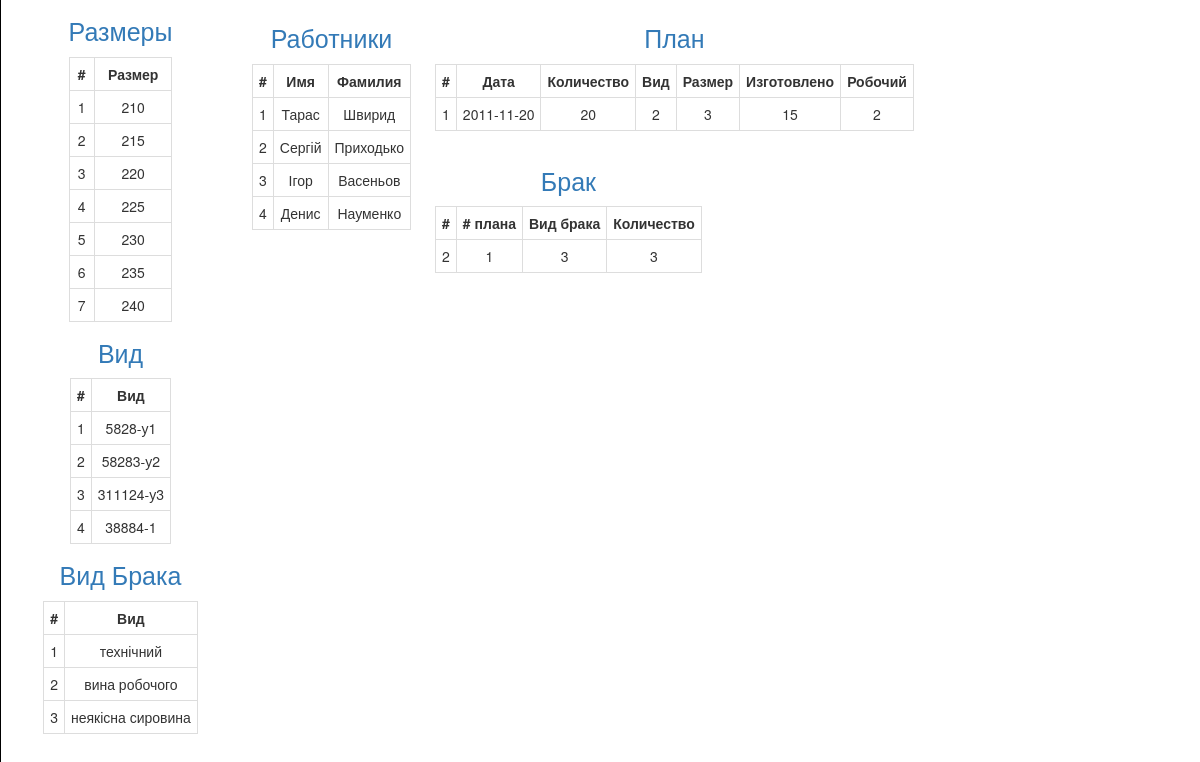
The page / on the database its author committed.
### tables this page shows
CREATE TABLE `worker` (
  `id_worker` int(11) NOT NULL,
  `name` varchar(20) NOT NULL,
  `second_name` varchar(20) NOT NULL
);

CREATE TABLE `plan` (
  `id_plan` int(8) NOT NULL,
  `date` date DEFAULT NULL,
  `amount_to_develop` int(8) DEFAULT NULL,
  `id_style` int(2) DEFAULT NULL,
  `id_size` int(2) DEFAULT NULL,
  `manufactured` int(8) NOT NULL,
  `id_worker` int(8) DEFAULT NULL
);

CREATE TABLE `defect` (
  `id_defect` int(11) NOT NULL,
  `id_plan` int(11) NOT NULL,
  `id_defect_type` int(11) NOT NULL,
  `amount` int(11) NOT NULL
);

CREATE TABLE `size` (
  `id_size` int(11) NOT NULL,
  `size` int(11) NOT NULL
);

CREATE TABLE `style` (
  `id_style` int(11) NOT NULL,
  `style` varchar(15) NOT NULL
);

CREATE TABLE `defect_type` (
  `id_defect_type` int(11) NOT NULL,
  `defect_type` varchar(20) NOT NULL DEFAULT ''
);

### app/core/View.php (called while the page is built)
<?php
class View
{
    function generate($content_view, $template_view, $data = null)
    {
        include 'app/views/'.$template_view;
    }
}

### app/controllers/ControllerMain.php (called while the page is built, shortened)
<?php
class ControllerMain extends Controller
{
    public function __construct()
    {
        $this->model = new ModelMain();
    }
    public function actionIndex()
    {
        $data = $this->model->getDataAll();
        $this->view->generate('MainView.php', 'TemplateView.php',$data);
    }
}

### app/bootstrap.php (called while the page is built, shortened)
<?php
require_once 'core/view.php';
require_once 'core/route.php';
require_once 'classes/DB.php';
Route::start();

### index.php (called while the page is built, shortened)
<?php
require_once 'app/bootstrap.php';

### classes/DB.php (called while the page is built, shortened)
<?php
class DB
{
    private $host = 'localhost';
    private $user = 'root';
    private $pass = 'root';
    private $base = 'kursach';
    public $mysqli;
    public function __construct()
    {
        $this->mysqli = new mysqli($this->host, $this->user, $this->pass, $this->base);
        $this->mysqli->query('SET NAMES utf8');
    }
    public function getAllFrom($table)
    {
        $sql = "SELECT * FROM " . $table;
        $result = mysqli_query($this->mysqli, $sql);
        for ($i = 0; $i < $result->num_rows; $i++) {
            $row[] = $result->fetch_assoc();
        }
        return $row;
    }
    public function getAll()
    {
        $row['worker'] = $this->getAllFrom('worker');
        $row['size'] = $this->getAllFrom('size');
        $row['style'] = $this->getAllFrom('style');
        $row['plan'] = $this->getAllFrom('plan');
        $row['defect'] = $this->getAllFrom('defect');
        $row['defect_type'] = $this->getAllFrom('defect_type');
        return $row;
    }
}

### app/models/ModelMain.php (called while the page is built, shortened)
<?php
class ModelMain extends Model
{
    public function getDataAll()
    {
        $db = new DB();
        $all = $db->getAll();
        return $all;
    }
}

### app/views/MainView.php (the view, shortened to what this page needs)
<div id="left">
<table id="worker" class="table-bordered">
    <caption><a href="/worker">Работники</a></caption>
    <tr>
        <th>#</th>
        <th>Имя</th>
        <th>Фамилия</th>
    </tr>
    <?php
    for ($i=0;$i<count($data['worker']);$i++){
        echo ("
        <tr>
            <td class='id_worker'>".$data['worker'][$i]['id_worker']."</td>
            <td class = 'name'>".$data['worker'][$i]['name']."</td>
            <td class = 'second_name'>".$data['worker'][$i]['second_name']."</td>
        <tr>
        ");
    }?>
</table>
<table id="plan" class="table-bordered">
    <caption><a href="/plan">План</a></caption>
    <tr>
        <th>#</th>
        <th>Дата</th>
        <th>Количество</th>
        <th>Вид</th>
        <th>Размер</th>
        <th>Изготовлено</th>
        <th>Робочий</th>
    </tr>
    <?php
    for ($i=0;$i<count($data['plan']);$i++){
        echo ("
        <tr>
            <td class='id_plan'>".$data['plan'][$i]['id_plan']."</td>
            <td class = 'date'>".$data['plan'][$i]['date']."</td>
            <td class = 'amount_to_develop'>".$data['plan'][$i]['amount_to_develop']."</td>
            <td class = 'id_style'>".$data['plan'][$i]['id_style']."</td>
            <td class = 'id_size'>".$data['plan'][$i]['id_size']."</td>
             <td class = 'manufactured'>".$data['plan'][$i]['manufactured']."</td>
              <td class = 'id_worker'>".$data['plan'][$i]['id_worker']."</td>
        </tr>
        ");
    }?>
</table>
<table id="defect" class="table-bordered">
    <caption><a href="/defect">Брак</a></caption>
    <tr>
        <th>#</th>
        <th># плана</th>
        <th>Вид брака</th>
        <th>Количество</th>
    </tr>
    <?php
    for ($i=0;$i<count($data['defect']);$i++){
        echo ("
        <tr>
            <td class='id_defect'>".$data['defect'][$i]['id_defect']."</td>
            <td class = 'id_plan'>".$data['defect'][$i]['id_plan']."</td>
            <td class = 'id_defect_type'>".$data['defect'][$i]['id_defect_type']."</td>
            <td class = 'amount'>".$data['defect'][$i]['amount']."</td>
        </tr>
        ");
    }?>
</table>
</div>
<div id="right">
<table id="size" class="table-bordered">
    <caption><a href="/size">Размеры</a></caption>
    <tr>
        <th>#</th>
        <th>Размер</th>
    </tr>
    <?php
    for ($i=0;$i<count($data['size']);$i++){
        echo ("
        <tr>
            <td class='id_worker'>".$data['size'][$i]['id_size']."</td>
            <td class = 'name'>".$data['size'][$i]['size']."</td>
        </tr>
        ");
    }?>
</table>
<table id="style" class="table-bordered">
    <caption><a href="/style">Вид</caption>
    <tr>
        <th>#</th>
        <th>Вид</th>
    </tr>
    <?php
    for ($i=0;$i<count($data['style']);$i++){
        echo ("
        <tr>
            <td class='id_style'>".$data['style'][$i]['id_style']."</td>
            <td class = 'style'>".$data['style'][$i]['style']."</td>
        </tr>
        ");
    }?>
</table>
<table id="defect_type" class="table-bordered">
    <caption><a href="/defectType">Вид Брака</a></caption>
    <tr>
        <th>#</th>
        <th>Вид</th>
    </tr>
    <?php
    for ($i=0;$i<count($data['defect_type']);$i++){
        echo ("
        <tr>
            <td class='id_defect_type'>".$data['defect_type'][$i]['id_defect_type']."</td>
            <td class = 'defect_type'>".$data['defect_type'][$i]['defect_type']."</td>
        </tr>
        ");
    }?>
</table>
</div>

### app/core/Route.php (shortened to what this page needs)
<?php
class Route
{
    static function start()
    {
        $actionName = 'index';
        $actionName[0] = strtoupper($actionName[0]);
        $actionName = 'action' . $actionName;
        $controller = new $controllerName;
        $action = $actionName;
        if (method_exists($controller, $action)) {
            $controller->$action();
        } else {
            var_dump($action);
            exit('<h3>404! Page don\'t found</h3>');
        }
    }
}

### app/views/TemplateView.php (shortened to what this page needs)
<!DOCTYPE html>
<html>
<head>
    <link rel="stylesheet" href="/css/bootstrap.css">
    <link href="/css/main.css" rel="stylesheet">
</head>
<body>
<?php include 'app/views/' . $content_view; ?>
</body>
</html>

### css/main.css (style rules this page uses)
table { margin: 12px; float: left; }
caption { text-align: center; font-size: 25px; }
td,th { padding: 6px; text-align: center; }
#style, #size, #defect_type, .personal { margin: 5px auto; float: none; }
#left { float: right; width: 80%; height: 100%; }
#right { position:fixed; height: 100%; border-left: 1px solid black; float: left; width: 20%; }

### rows shown on the page
worker: id_worker "1", name "Тарас", second_name "Швирид"
worker: id_worker "2", name "Сергій", second_name "Приходько"
worker: id_worker "3", name "Ігор", second_name "Васеньов"
worker: id_worker "4", name "Денис", second_name "Науменко"
plan: id_plan "1", date "2011-11-20", amount_to_develop "20", id_style "2", id_size "3", manufactured "15", id_worker "2"
defect: id_defect "2", id_plan "1", id_defect_type "3", amount "3"
size: id_size "1", size "210"
size: id_size "2", size "215"
size: id_size "3", size "220"
size: id_size "4", size "225"
size: id_size "5", size "230"
size: id_size "6", size "235"
size: id_size "7", size "240"
style: id_style "1", style "5828-у1"
style: id_style "2", style "58283-у2"
style: id_style "3", style "311124-у3"
style: id_style "4", style "38884-1"
defect_type: id_defect_type "1", defect_type "технічний"
defect_type: id_defect_type "2", defect_type "вина робочого"
defect_type: id_defect_type "3", defect_type "неякісна сировина"
